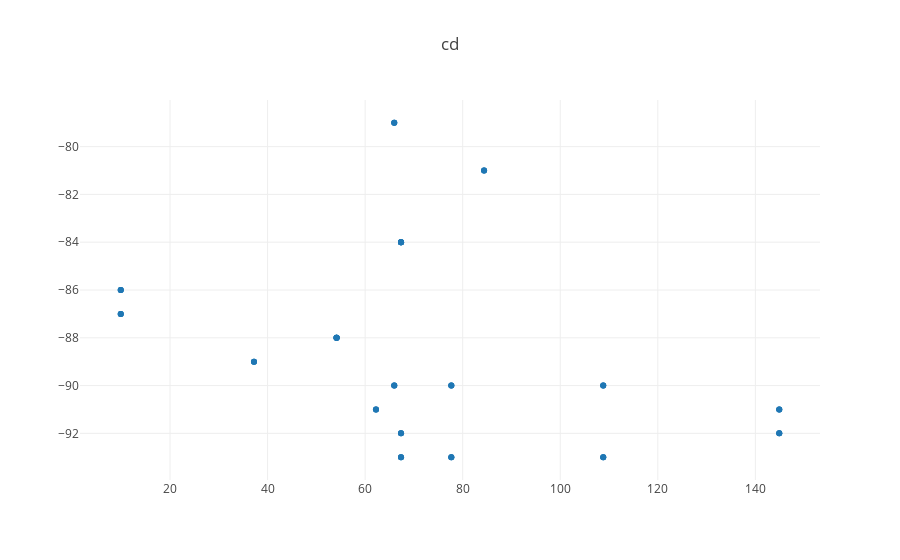
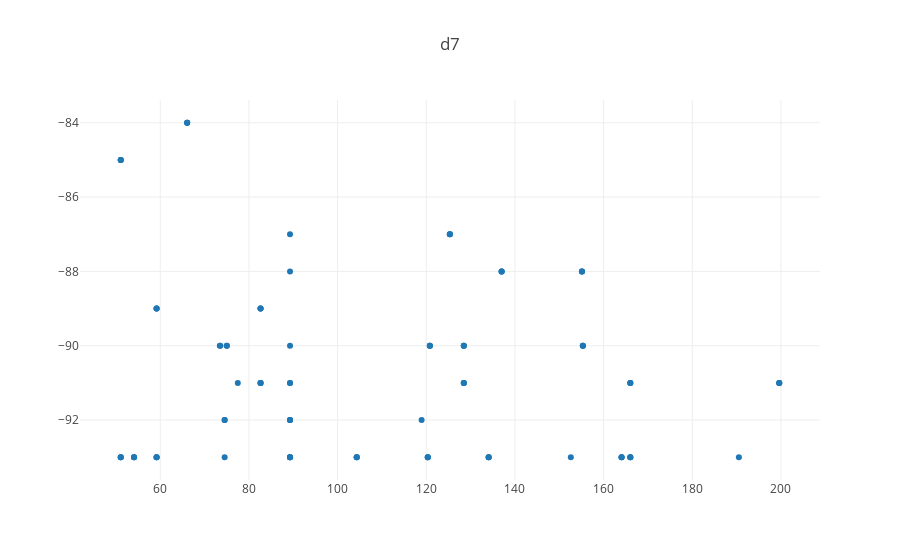
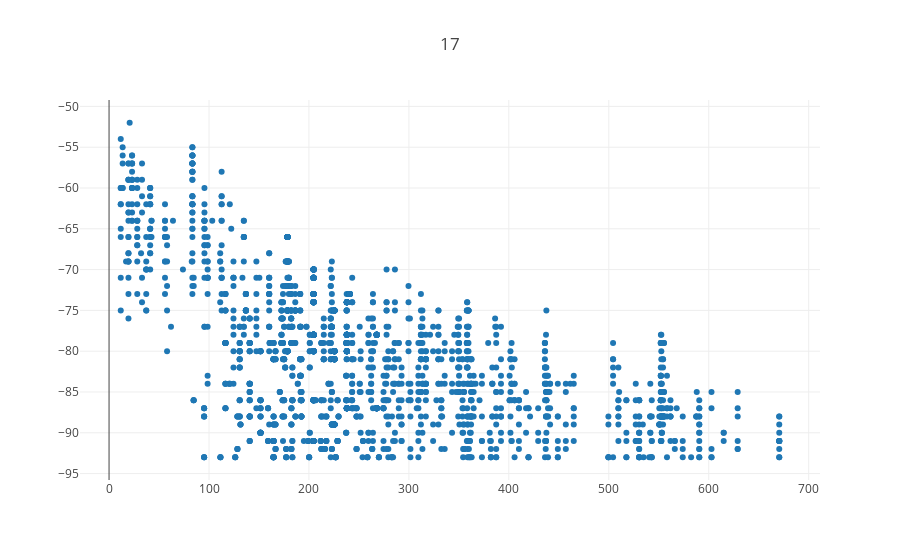
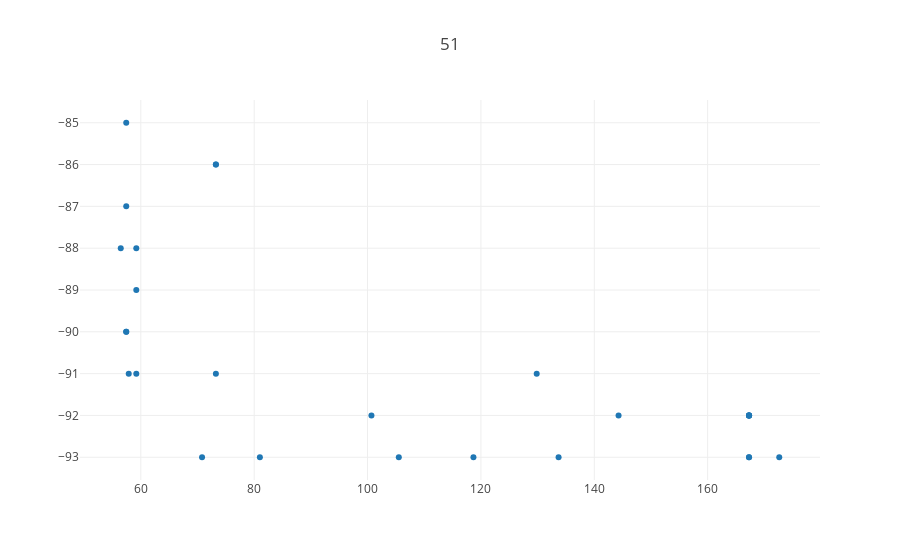

Source (notebook cell) for these figures, in order:
### Code cell
# plot rssi as function of distance from beacon

for (b_id, b_pos) in zip(beacon_ids, beacons_pixel):
    if data_for_beacon[b_id]:
        plot_rssi_f_dist(b_id, b_pos)

### Figure 1 — Plotly figure (JSON) as saved in the notebook; plotly's stock layout.template omitted (floating-point values rounded to 4 significant figures)
{"data": [{"mode": "markers", "type": "scatter", "x": [108.8, 108.8, 108.8, 108.8, 108.8, 108.8, 84.39, 84.39, 84.39, 67.36, 67.36, 67.36, 67.36, 67.36, 67.36, 67.36, 67.36, 67.36, 67.36, 67.36, 67.36, 65.97, 65.97, 65.97, 65.97, 65.97, 65.97, 77.67, 77.67, 77.67, 77.67, 77.67, 77.67, 62.23, 62.23, 62.23, 9.899, 9.899, 9.899, 9.899, 9.899, 9.899, 37.22, 37.22, 37.22, 54.15, 54.15, 54.15, 54.15, 54.15, 54.15, 144.9, 144.9, 144.9, 144.9, 144.9, 144.9], "y": [-93, -93, -93, -90, -90, -90, -81, -81, -81, -84, -84, -84, -92, -92, -92, -93, -93, -93, -84, -84, -84, -90, -90, -90, -79, -79, -79, -90, -90, -90, -93, -93, -93, -91, -91, -91, -87, -87, -87, -86, -86, -86, -89, -89, -89, -88, -88, -88, -88, -88, -88, -91, -91, -91, -92, -92, -92]}], "layout": {"title": "cd"}}

### Figure 2 — Plotly figure (JSON) as saved in the notebook; plotly's stock layout.template omitted (floating-point values rounded to 4 significant figures)
{"data": [{"mode": "markers", "type": "scatter", "x": [77.49, 73.44, 74.53, 74.53, 74.53, 89.27, 89.27, 89.27, 89.27, 89.27, 89.27, 89.27, 89.27, 89.27, 89.27, 89.27, 89.27, 118.9, 152.6, 190.5, 137.0, 137.0, 137.0, 128.5, 128.5, 128.5, 128.5, 128.5, 128.5, 120.3, 120.3, 120.3, 66.07, 66.07, 66.07, 54.08, 54.08, 54.08, 51.09, 51.09, 51.09, 51.09, 51.09, 51.09, 59.17, 59.17, 59.17, 59.17, 59.17, 59.17, 73.55, 75.01, 75.01, 82.62, 82.62, 82.62, 82.62, 82.62, 82.62, 104.3, 104.3, 104.3, 134.1, 134.1, 134.1, 166.0, 166.0, 166.0, 166.0, 166.0, 166.0, 199.6, 199.6, 199.6, 155.1, 155.1, 155.1, 155.3, 155.3, 155.3, 125.3, 125.3, 125.3, 120.8, 120.8, 120.8, 164.1, 164.1, 164.1], "y": [-91, -90, -92, -92, -93, -92, -93, -88, -92, -93, -93, -90, -91, -93, -91, -87, -92, -92, -93, -93, -88, -88, -88, -91, -91, -91, -90, -90, -90, -93, -93, -93, -84, -84, -84, -93, -93, -93, -93, -93, -93, -85, -85, -85, -93, -93, -93, -89, -89, -89, -90, -90, -90, -89, -89, -89, -91, -91, -91, -93, -93, -93, -93, -93, -93, -91, -91, -91, -93, -93, -93, -91, -91, -91, -88, -88, -88, -90, -90, -90, -87, -87, -87, -90, -90, -90, -93, -93, -93]}], "layout": {"title": "d7"}}

### Figure 3 — Plotly figure (JSON) as saved in the notebook; plotly's stock layout.template omitted (floating-point values rounded to 4 significant figures; data arrays with more than 128 entries replaced by an {"elided": "..."} marker saying what was removed)
{"data": [{"mode": "markers", "type": "scatter", "x": {"elided": "2095 float values"}, "y": {"elided": "2095 int values"}}], "layout": {"title": "17"}}

### Figure 4 — Plotly figure (JSON) as saved in the notebook; plotly's stock layout.template omitted (floating-point values rounded to 4 significant figures)
{"data": [{"mode": "markers", "type": "scatter", "x": [172.6, 167.3, 167.3, 167.3, 167.3, 167.3, 167.3, 167.3, 100.7, 70.8, 59.2, 59.2, 59.2, 57.43, 57.43, 57.43, 57.43, 57.87, 73.25, 73.25, 73.25, 105.5, 129.8, 144.3, 56.46, 133.7, 118.7, 81.01], "y": [-93, -92, -92, -92, -93, -92, -92, -93, -92, -93, -89, -91, -88, -90, -87, -90, -85, -91, -86, -91, -86, -93, -91, -92, -88, -93, -93, -93]}], "layout": {"title": "51"}}
